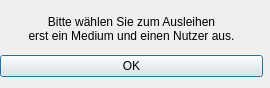
<?xml version="1.0" encoding="UTF-8"?>
<ui version="4.0">
 <class>selectUandM</class>
 <widget class="QDialog" name="selectUandM">
  <property name="geometry">
   <rect>
    <x>0</x>
    <y>0</y>
    <width>270</width>
    <height>88</height>
   </rect>
  </property>
  <property name="windowTitle">
   <string>Hinweis</string>
  </property>
  <widget class="QWidget" name="">
   <property name="geometry">
    <rect>
     <x>0</x>
     <y>10</y>
     <width>263</width>
     <height>67</height>
    </rect>
   </property>
   <layout class="QVBoxLayout" name="verticalLayout">
    <item>
     <widget class="QLabel" name="label">
      <property name="text">
       <string>&lt;html&gt;&lt;head/&gt;&lt;body&gt;&lt;p align=&quot;center&quot;, style=&quot;line-height: 8px%&quot;&gt;Bitte wählen Sie zum Ausleihen &lt;br&gt; erst ein Medium und einen Nutzer aus.&lt;/p&gt;&lt;/body&gt;&lt;/html&gt;</string>
      </property>
     </widget>
    </item>
    <item>
     <widget class="QPushButton" name="okButton">
      <property name="text">
       <string>OK</string>
      </property>
     </widget>
    </item>
   </layout>
  </widget>
 </widget>
 <resources/>
 <connections/>
</ui>
